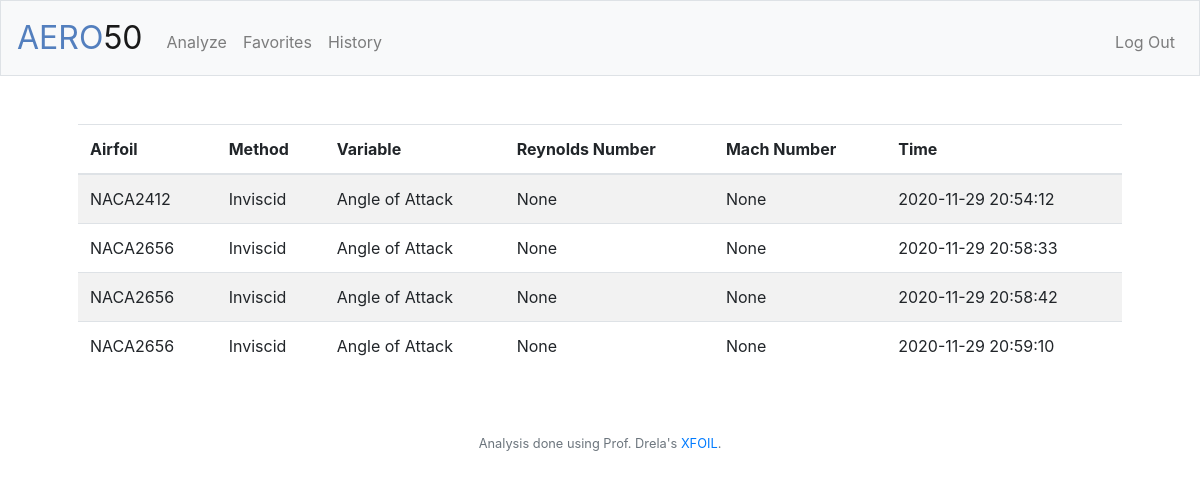
The app's page /history (signed in), older data.
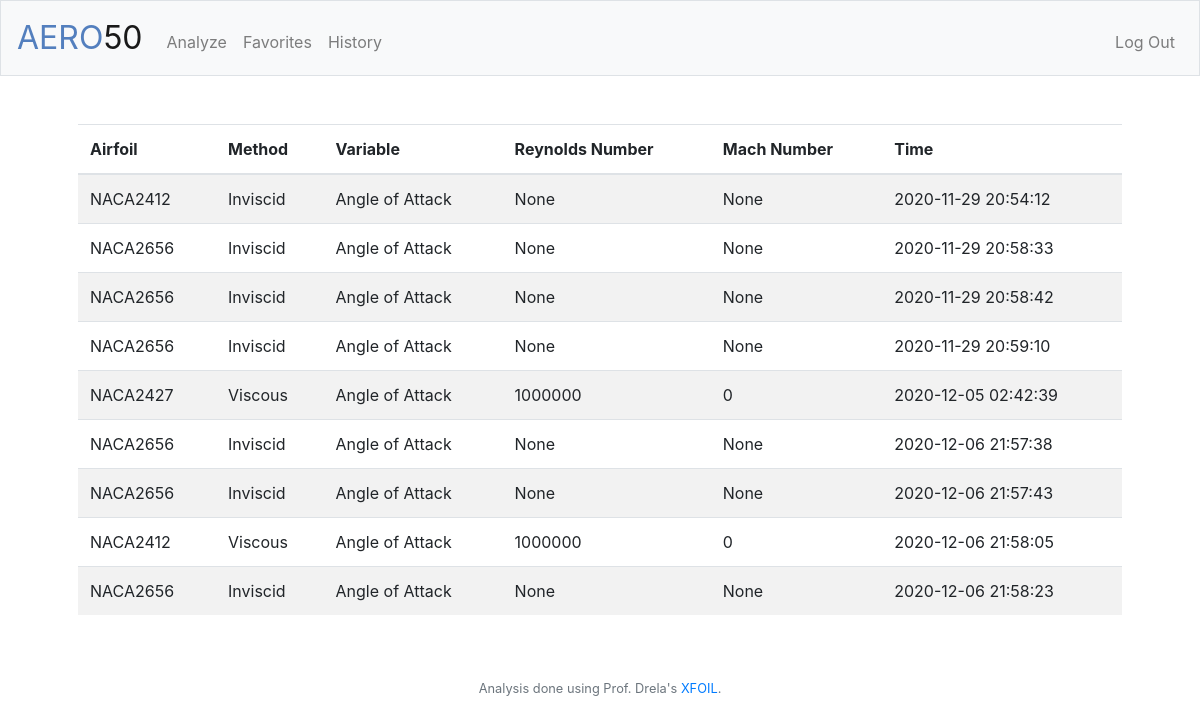
The same page, newer data.
### tables this page shows
CREATE TABLE analyses (id INTEGER, airfoil TEXT, method TEXT, variable TEXT, start NUMERIC, end NUMERIC, re NUMERIC, mach NUMERIC, favorites BOOL DEFAULT 0, analysis_id INTEGER, time DATETIME DEFAULT CURRENT_TIMESTAMP, step NUMERIC, max_iter INTEGER, PRIMARY KEY (analysis_id), FOREIGN KEY (id) REFERENCES users(id));

### application.py (the view)
@app.route("/history")
@login_required
def history():
    data = db.execute("SELECT * FROM analyses WHERE id = ?", session["user_id"])
    return render_template("history.html", data=data)

### application.py (called while the page is built)
@app.after_request
def after_request(response):
    response.headers["Cache-Control"] = "no-cache, no-store, must-revalidate"
    response.headers["Expires"] = 0
    response.headers["Pragma"] = "no-cache"
    return response

### helpers.py (called while the page is built)
def login_required(f):
    @wraps(f)
    def decorated_function(*args, **kwargs):
        if session.get("user_id") is None:
            return redirect("/login")
        return f(*args, **kwargs)
    return decorated_function

### templates/history.html (shortened to what this page needs)
{% extends "layout.html" %}
{% block main %}
    <main>
        <table class="table table-striped">
            <thead>
                <tr>
                    <th>Airfoil</th>
                    <th>Method</th>
                    <th>Variable</th>
                    <th>Reynolds Number</th>
                    <th>Mach Number</th>
                    <th>Time</th>
                </tr>
            </thead>
            <tbody>
                {% for analysis in data %}
                <tr>
                    <td>NACA{{ analysis.airfoil }}</td>
                    <td>{{ analysis.method }}</td>
                    <td>{{ analysis.variable }}</td>
                    <td>{{ analysis.re }}</td>
                    <td>{{ analysis.mach }}</td>
                    <td>{{ analysis.time }}</td>
                </tr>
                {% endfor %}
            </tbody>
        </table>
    </main>
{% endblock %}

Row changes from the older to the newer data that the page shows:
added analyses: airfoil "2427", method "Viscous", variable "Angle of Attack", re "1000000", mach "0", time "2020-12-05 02:42:39"
added analyses: airfoil "2656", method "Inviscid", variable "Angle of Attack", re "None", mach "None", time "2020-12-06 21:57:38"
added analyses: airfoil "2656", method "Inviscid", variable "Angle of Attack", re "None", mach "None", time "2020-12-06 21:57:43"
added analyses: airfoil "2412", method "Viscous", variable "Angle of Attack", re "1000000", mach "0", time "2020-12-06 21:58:05"
added analyses: airfoil "2656", method "Inviscid", variable "Angle of Attack", re "None", mach "None", time "2020-12-06 21:58:23"
